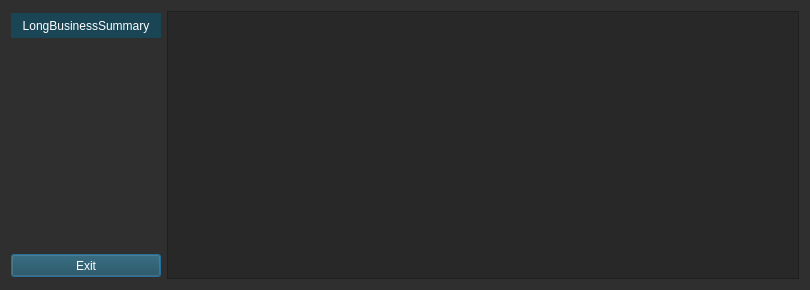
<?xml version="1.0" encoding="UTF-8"?>
<ui version="4.0">
 <class>longbussum</class>
 <widget class="QDialog" name="longbussum">
  <property name="geometry">
   <rect>
    <x>0</x>
    <y>0</y>
    <width>810</width>
    <height>290</height>
   </rect>
  </property>
  <property name="minimumSize">
   <size>
    <width>810</width>
    <height>290</height>
   </size>
  </property>
  <property name="maximumSize">
   <size>
    <width>810</width>
    <height>290</height>
   </size>
  </property>
  <property name="windowTitle">
   <string>Massage Box</string>
  </property>
  <property name="styleSheet">
   <string notr="true">background-color: rgb(47, 47, 47);
border-color: rgb(47, 47, 47);</string>
  </property>
  <layout class="QHBoxLayout" name="horizontalLayout">
   <item>
    <layout class="QHBoxLayout" name="horizontalLayout_4">
     <item>
      <layout class="QVBoxLayout" name="verticalLayout_6">
       <item>
        <widget class="QLabel" name="label_11">
         <property name="minimumSize">
          <size>
           <width>150</width>
           <height>25</height>
          </size>
         </property>
         <property name="maximumSize">
          <size>
           <width>150</width>
           <height>25</height>
          </size>
         </property>
         <property name="styleSheet">
          <string notr="true">color: rgb(255, 255, 255);
background-color: rgb(25, 69, 85);</string>
         </property>
         <property name="text">
          <string>LongBusinessSummary</string>
         </property>
         <property name="alignment">
          <set>Qt::AlignCenter</set>
         </property>
        </widget>
       </item>
       <item>
        <spacer name="verticalSpacer_2">
         <property name="minimumSize">
          <size>
           <width>150</width>
           <height>208</height>
          </size>
         </property>
         <property name="orientation">
          <enum>Qt::Vertical</enum>
         </property>
         <property name="sizeType">
          <enum>QSizePolicy::Preferred</enum>
         </property>
         <property name="sizeHint" stdset="0">
          <size>
           <width>20</width>
           <height>40</height>
          </size>
         </property>
        </spacer>
       </item>
       <item>
        <widget class="QPushButton" name="Btn_Exit">
         <property name="minimumSize">
          <size>
           <width>150</width>
           <height>23</height>
          </size>
         </property>
         <property name="maximumSize">
          <size>
           <width>150</width>
           <height>23</height>
          </size>
         </property>
         <property name="styleSheet">
          <string notr="true">color: rgb(255, 255, 255);
background-color: rgb(25, 69, 85);</string>
         </property>
         <property name="text">
          <string>Exit</string>
         </property>
        </widget>
       </item>
      </layout>
     </item>
     <item>
      <widget class="QTextEdit" name="sum_edit">
       <property name="font">
        <font>
         <family>Microsoft YaHei</family>
        </font>
       </property>
       <property name="styleSheet">
        <string notr="true">background-color: rgb(40, 40, 40);
color: rgb(255, 255, 255);</string>
       </property>
       <property name="readOnly">
        <bool>true</bool>
       </property>
      </widget>
     </item>
    </layout>
   </item>
  </layout>
 </widget>
 <resources/>
 <connections>
  <connection>
   <sender>Btn_Exit</sender>
   <signal>clicked()</signal>
   <receiver>longbussum</receiver>
   <slot>close()</slot>
   <hints>
    <hint type="sourcelabel">
     <x>92</x>
     <y>270</y>
    </hint>
    <hint type="destinationlabel">
     <x>126</x>
     <y>284</y>
    </hint>
   </hints>
  </connection>
 </connections>
</ui>
